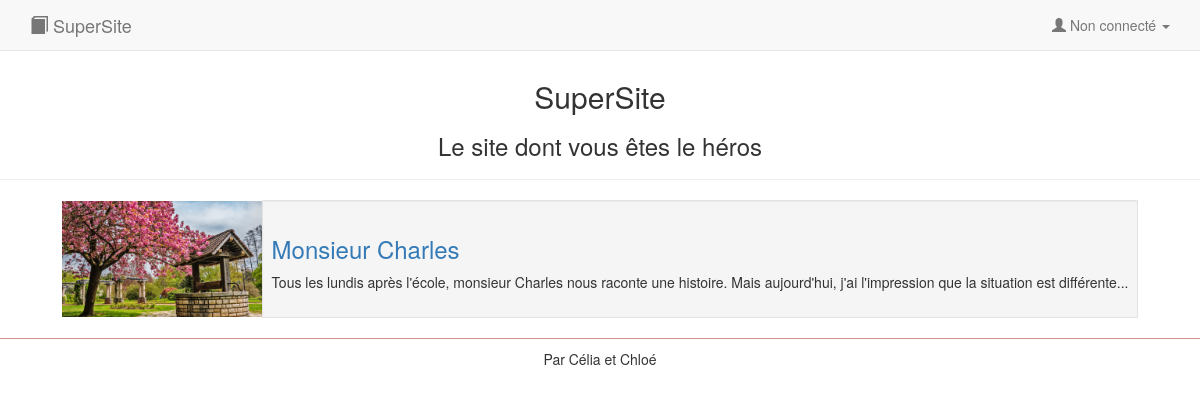
The page / on the database its author committed.
### tables this page shows
CREATE TABLE `histoire` (
  `id_hist` int(11) NOT NULL,
  `titre` varchar(50) NOT NULL,
  `image` varchar(20) NOT NULL,
  `description` varchar(700) NOT NULL,
  `affichee` tinyint(1) NOT NULL DEFAULT 1,
  `id_sit_initiale` int(11) NOT NULL,
  `id_sit_finale` int(11) NOT NULL
);

### index.php (the view, shortened to what this page needs)
<!doctype html>
<html>
<?php
require "connect.php";
if($BDD) {
    $req = "SELECT * FROM histoire WHERE affichee=1 ORDER BY id_hist";
    $rep = $BDD->prepare($req);
    $rep->execute();
    $histoires = $rep->fetchAll();
}?>
    <?php require "head.php";?>
    <body>
    <div class="container">
        <?php require_once "header.php"; ?>
        <h2 class="text-center">SuperSite</h2>
        <h3 class="text-center">Le site dont vous êtes le héros</h3>
        <table>
        <?php foreach ($histoires as $histoire) { ?>
            <hr/>
            <article>
            <tr>
                <td>
                    <img class="img-responsive" src="img/<?= $histoire['image'] ?>" title="<?= $histoire['titre'] ?>" width ="200"/>
                </td>
                <td class="well well-sm">
                    <p>
                        <h3><a class="histTitle" href="hist.php?id_hist=<?= $histoire['id_hist'] ?>&id_sit=1"><?= $histoire['titre'] ?></a></h3>
                        <p class="histContent"><?= $histoire['description'] ?></p>
                    </p>
                </td>
            </tr>
            </article>
        <?php } ?>
        </table>
        <br/>
        <?php require_once "footer.php"; ?>
    </body>
</html>

### head.php (shortened to what this page needs)
<head>
    <link href="lib/bootstrap/css/bootstrap.min.css" rel="stylesheet">
    <link href="css/style.css" rel="stylesheet">
</head>

### header.php (shortened to what this page needs)
<nav class="navbar navbar-default navbar-fixed-top" role="navigation">
    <div class="container">
        <div class="navbar-header">
            <a class="navbar-brand" href="index.php"><span class="glyphicon glyphicon-book"></span> SuperSite</a>
        </div>
            <ul class="nav navbar-nav navbar-right">
                <?php if (isset($_SESSION['login'])) { ?>
                    <li class="dropdown">
                        <a href="#" class="dropdown-toggle" data-toggle="dropdown">
                            <span class="glyphicon glyphicon-user"></span> Bienvenue, <?= $_SESSION['login'] ?> <b class="caret"></b>
                        </a>
                        <ul class="dropdown-menu">
                            <li><a href="logout.php">Se déconnecter</a></li>
                        </ul>
                    </li>
                <?php } else { ?>
                    <li class="dropdown">
                        <a href="#" class="dropdown-toggle" data-toggle="dropdown">
                            <span class="glyphicon glyphicon-user"></span> Non connecté <b class="caret"></b>
                        </a>
                    </li>
            </ul>
                <?php } ?>
        </div>
    </div>

### footer.php (shortened to what this page needs)
<footer class="footer">
    Par Célia et Chloé
</footer>

### css/style.css (style rules this page uses)
body { padding-top: 60px; }
.footer { border-top: 1px solid rgb(206, 150, 140); padding-top: 10px; margin-bottom: 10px; text-align: center; }
.histContent { text-align: justify; }
table { margin:auto; }

### rows shown on the page
histoire: image (picture), titre "Monsieur Charles", description "Tous les lundis après l'école, monsieur Charles nous raconte une histoire. Mais aujourd'hui, j'ai l'impression que la situation est différente..."
